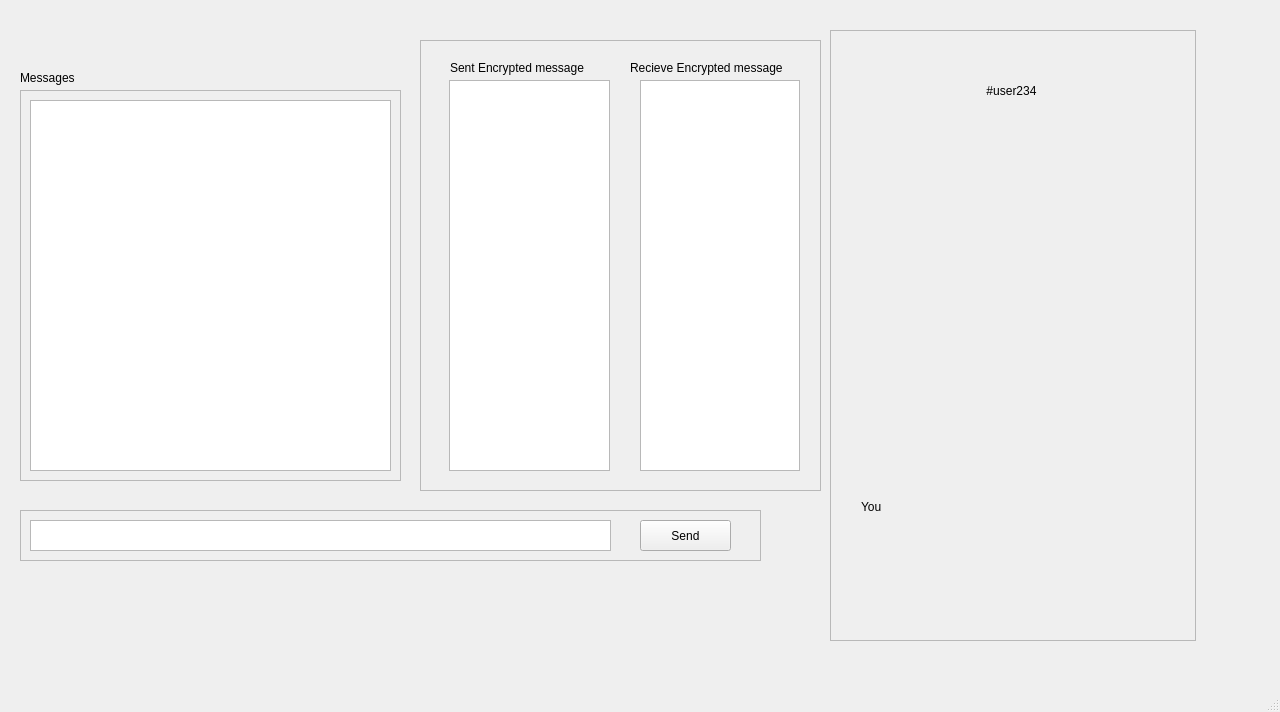
<?xml version="1.0" encoding="UTF-8"?>
<ui version="4.0">
 <class>QMessenger</class>
 <widget class="QMainWindow" name="QMessenger">
  <property name="geometry">
   <rect>
    <x>0</x>
    <y>0</y>
    <width>1280</width>
    <height>712</height>
   </rect>
  </property>
  <property name="windowTitle">
   <string>QMessenger</string>
  </property>
  <widget class="QWidget" name="centralwidget">
   <widget class="QScrollArea" name="MessageArea">
    <property name="geometry">
     <rect>
      <x>20</x>
      <y>90</y>
      <width>381</width>
      <height>391</height>
     </rect>
    </property>
    <property name="widgetResizable">
     <bool>true</bool>
    </property>
    <widget class="QWidget" name="scrollAreaWidgetContents">
     <property name="geometry">
      <rect>
       <x>0</x>
       <y>0</y>
       <width>379</width>
       <height>389</height>
      </rect>
     </property>
     <layout class="QVBoxLayout" name="verticalLayout">
      <item>
       <widget class="QTextEdit" name="ChatArea">
        <property name="readOnly">
         <bool>true</bool>
        </property>
       </widget>
      </item>
     </layout>
    </widget>
   </widget>
   <widget class="QLabel" name="label_3">
    <property name="geometry">
     <rect>
      <x>20</x>
      <y>70</y>
      <width>60</width>
      <height>16</height>
     </rect>
    </property>
    <property name="text">
     <string>Messages</string>
    </property>
   </widget>
   <widget class="QFrame" name="frame">
    <property name="geometry">
     <rect>
      <x>20</x>
      <y>510</y>
      <width>741</width>
      <height>51</height>
     </rect>
    </property>
    <property name="frameShape">
     <enum>QFrame::StyledPanel</enum>
    </property>
    <property name="frameShadow">
     <enum>QFrame::Raised</enum>
    </property>
    <widget class="QPlainTextEdit" name="ToSendText">
     <property name="geometry">
      <rect>
       <x>10</x>
       <y>10</y>
       <width>581</width>
       <height>31</height>
      </rect>
     </property>
     <property name="toolTip">
      <string>&lt;html&gt;&lt;head/&gt;&lt;body&gt;&lt;p&gt;Type your text here...&lt;/p&gt;&lt;/body&gt;&lt;/html&gt;</string>
     </property>
    </widget>
    <widget class="QPushButton" name="SendButton">
     <property name="geometry">
      <rect>
       <x>620</x>
       <y>10</y>
       <width>91</width>
       <height>31</height>
      </rect>
     </property>
     <property name="text">
      <string>Send</string>
     </property>
    </widget>
   </widget>
   <widget class="QFrame" name="frame_2">
    <property name="geometry">
     <rect>
      <x>420</x>
      <y>40</y>
      <width>401</width>
      <height>451</height>
     </rect>
    </property>
    <property name="frameShape">
     <enum>QFrame::StyledPanel</enum>
    </property>
    <property name="frameShadow">
     <enum>QFrame::Raised</enum>
    </property>
    <widget class="QWidget" name="verticalLayoutWidget">
     <property name="geometry">
      <rect>
       <x>29</x>
       <y>40</y>
       <width>161</width>
       <height>391</height>
      </rect>
     </property>
     <layout class="QVBoxLayout" name="verticalLayout_2">
      <item>
       <widget class="QListView" name="SendEncryptedMessagelistView"/>
      </item>
     </layout>
    </widget>
    <widget class="QWidget" name="verticalLayoutWidget_2">
     <property name="geometry">
      <rect>
       <x>220</x>
       <y>40</y>
       <width>160</width>
       <height>391</height>
      </rect>
     </property>
     <layout class="QVBoxLayout" name="verticalLayout_3">
      <item>
       <widget class="QListView" name="RecieveEncryptedMessageListview"/>
      </item>
     </layout>
    </widget>
    <widget class="QLabel" name="label_2">
     <property name="geometry">
      <rect>
       <x>210</x>
       <y>20</y>
       <width>181</width>
       <height>16</height>
      </rect>
     </property>
     <property name="text">
      <string>Recieve Encrypted message</string>
     </property>
    </widget>
    <widget class="QLabel" name="label">
     <property name="geometry">
      <rect>
       <x>30</x>
       <y>20</y>
       <width>151</width>
       <height>16</height>
      </rect>
     </property>
     <property name="text">
      <string>Sent Encrypted message</string>
     </property>
    </widget>
   </widget>
   <widget class="QScrollArea" name="onlineUsersArea">
    <property name="geometry">
     <rect>
      <x>830</x>
      <y>30</y>
      <width>366</width>
      <height>611</height>
     </rect>
    </property>
    <property name="widgetResizable">
     <bool>true</bool>
    </property>
    <widget class="QWidget" name="scrollAreaWidgetContents_2">
     <property name="geometry">
      <rect>
       <x>0</x>
       <y>0</y>
       <width>364</width>
       <height>609</height>
      </rect>
     </property>
     <widget class="QWidget" name="horizontalLayoutWidget">
      <property name="geometry">
       <rect>
        <x>10</x>
        <y>20</y>
        <width>341</width>
        <height>80</height>
       </rect>
      </property>
      <layout class="QHBoxLayout" name="horizontalLayout">
       <item>
        <widget class="QLabel" name="OnlineUser">
         <property name="text">
          <string>#user234</string>
         </property>
         <property name="alignment">
          <set>Qt::AlignCenter</set>
         </property>
        </widget>
       </item>
      </layout>
     </widget>
     <widget class="QWidget" name="horizontalLayoutWidget_5">
      <property name="geometry">
       <rect>
        <x>30</x>
        <y>460</y>
        <width>301</width>
        <height>31</height>
       </rect>
      </property>
      <layout class="QHBoxLayout" name="horizontalLayout_5">
       <item>
        <widget class="QLabel" name="YourId">
         <property name="text">
          <string>You</string>
         </property>
        </widget>
       </item>
      </layout>
     </widget>
    </widget>
   </widget>
  </widget>
  <widget class="QStatusBar" name="statusbar"/>
 </widget>
 <resources/>
 <connections/>
</ui>
